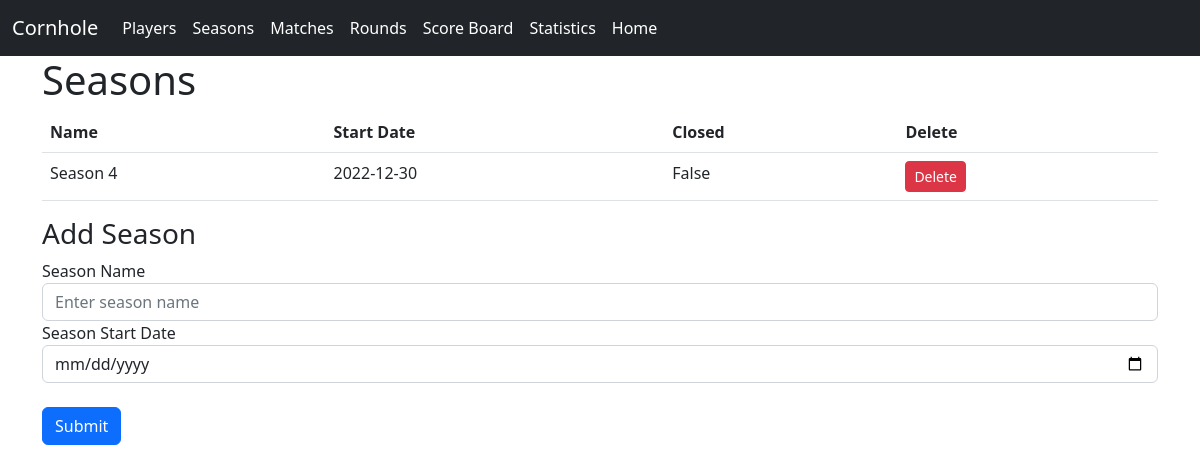
Screenshot of /seasons with the database file from the repository.
### website/models.py (models this page shows)
class Season(db.Model):
    id = db.Column(db.Integer, primary_key=True)
    name = db.Column(db.String(150), unique=True)
    startDate = db.Column(db.DateTime(timezone=True), default=func.now())
    closed = db.Column(db.Boolean, default=False)

### website/views.py (the view, shortened to what this page needs)
@views.route("/seasons", methods=["GET", "POST"])
def add_season():
    seasons = Season.query.all()
    return render_template("seasons.html", seasons=seasons)

### website/templates/seasons.html (shortened to what this page needs)
{% extends "base.html" %}
{% block content %}
    <h1>Seasons</h1>
<table class="table">
        <thead>
            <tr>
                <th scope="col">Name</th>
                <th scope="col">Start Date </th>
                <th scope="col">Closed</th>
                <th scope="col">Delete</th>
            </tr>
        </thead>
        <tbody>
            {% for season in seasons %}
            <tr>
                <td>{{ season.name }}</td>
                <td>{{ season.startDate.date() }}</td>
                <td>{{ season.closed }}</td>
                <td>
                    <form method="POST"
                        action="{{ url_for('views.delete_season', season_id=season.id) }}">
                        <input type="submit" class="btn btn-sm btn-danger" value="Delete"
                            onclick="return confirm('Are you sure you want to delete this season?')">
                    </form>
                </td>
            </tr>
            {% endfor %}
        </tbody>
</table>
    <form method="POST">
      <h3 align="Left">Add Season</h3>
      <div class="form-group">
        <label for="name">Season Name</label>
        <input
          type="text"
          class="form-control"
          id="name"
          name="name"
          placeholder="Enter season name"
        />
      </div>
      <div class="form-group">
        <label for="startDate">Season Start Date</label>
        <input
          type="date"
          class="form-control"
          id="startDate"
          name="startDate"
          placeholder="Enter season name"
        />
      </div>
      <br />
      <button type="submit" class="btn btn-primary">Submit</button>
    </form>
{% endblock %}

### rows the page displays
Season: name "Season 4", startDate "2022-12-30", closed "False"
